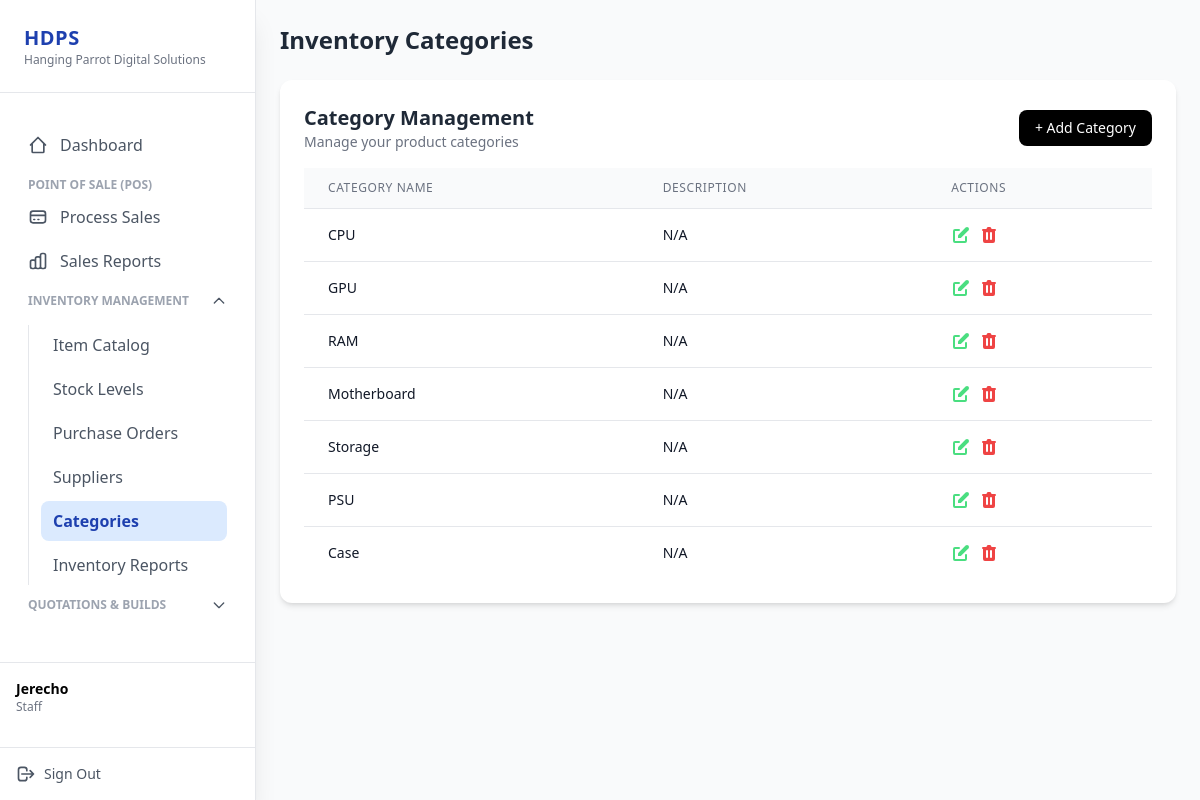
The app's page /categories.php (signed in) with its own data.
### tables this page shows
CREATE TABLE `categories` (
  `category_id` int(11) NOT NULL,
  `category_name` varchar(100) NOT NULL,
  `category_description` text NOT NULL,
  `created_at` timestamp NOT NULL DEFAULT current_timestamp(),
  `updated_at` timestamp NOT NULL DEFAULT current_timestamp() ON UPDATE current_timestamp()
);

### database/database.php (called while the page is built, shortened)
<?php
class Database
{
    private $serverName = ("mysql:host=localhost;dbname=computer_store");
    private $userName = ("root");
    private $userPass = ("");
    private $fetchDefault = array(PDO::ATTR_DEFAULT_FETCH_MODE => PDO::FETCH_ASSOC);
    public function conn()
    {
        try {
            $this->conn = new PDO($this->serverName, $this->userName, $this->userPass, $this->fetchDefault);
            return $this->conn;
        } catch (PDOException $e) {
            echo "Error : " . $e->getMessage();
            exit;
        }
    }
    public function select_categories()
    {
        $sql = $this->conn()->prepare("SELECT * FROM categories");
        $sql->execute();
        $categories = $sql->fetchAll();
        return $categories;
    }
}
$database = new Database();

### categories.php (the view, shortened to what this page needs)
<?php
include "database/database.php";
$database->create_category();
$database->update_category();
$database->delete_category();
$categories = $database->select_categories();
?>
<head>
    <script src="https://cdn.tailwindcss.com"></script>
</head>
<body class="flex bg-gray-50 min-h-screen">
    <?php include "sidebar.php"; ?>
    <main class="flex-1 ml-0 md:ml-64 p-6">
        <header class="mb-6">
            <h2 class="text-2xl font-bold text-gray-800">Inventory Categories</h2>
        </header>
        <section class="bg-white rounded-xl shadow-md p-6">
            <div class="flex items-center justify-between mb-4">
                <div>
                    <h3 class="text-xl font-bold text-gray-800">Category Management</h3>
                    <p class="text-sm text-gray-500">Manage your product categories</p>
                </div>
                <button id="openAddCategoryModal"
                    class="px-4 py-2 text-sm bg-black text-white rounded-lg hover:bg-gray-800">
                    + Add Category
                </button>
            </div>
            <div class="overflow-x-auto">
                <table class="min-w-full divide-y divide-gray-200">
                    <thead class="bg-gray-50">
                        <tr>
                            <th scope="col"
                                class="px-6 py-3 text-left text-xs font-medium text-gray-500 uppercase tracking-wider">
                                Category Name
                            </th>
                            <th scope="col"
                                class="px-6 py-3 text-left text-xs font-medium text-gray-500 uppercase tracking-wider">
                                Description
                            </th>
                            <th scope="col"
                                class="px-6 py-3 text-left text-xs font-medium text-gray-500 uppercase tracking-wider">
                                Actions
                            </th>
                        </tr>
                    </thead>
                    <tbody class="bg-white divide-y divide-gray-200">
                        <?php foreach ($categories as $cat): ?>
                            <tr>
                                <td class="px-6 py-4 whitespace-nowrap text-sm text-gray-900"><?= $cat['category_name'] ?>
                                </td>
                                <td class="px-6 py-4 whitespace-nowrap text-sm text-gray-900">
                                    <?= $cat['category_description'] ? htmlspecialchars($cat['category_description']) : "N/A"?>
                                </td>
                                <td class="px-6 py-4 whitespace-nowrap text-sm font-medium">
                                    <div class="flex space-x-2">
                                        <button class="text-green-400 hover:text-green-600 openEditCategoryModal"
                                            data-id="<?= $cat['category_id'] ?>"
                                            data-name="<?= htmlspecialchars($cat['category_name']) ?>"
                                            data-description="<?= htmlspecialchars($cat['category_description']) ?>">
                                        </button>
                                        <button class="text-red-500 hover:text-red-700 openDeleteCategoryModal"
                                            data-id="<?= $cat['category_id'] ?>"
                                            data-name="<?= htmlspecialchars($cat['category_name']) ?>"
                                            data-description="<?= htmlspecialchars($cat['category_description']) ?>">
                                        </button>
                                    </div>
                                </td>
                            </tr>
                        <?php endforeach; ?>
                    </tbody>
                </table>
            </div>
        </section>
    </main>
</body>

### records on screen
categories: category_name "CPU", category_description "N/A"
categories: category_name "GPU", category_description "N/A"
categories: category_name "RAM", category_description "N/A"
categories: category_name "Motherboard", category_description "N/A"
categories: category_name "Storage", category_description "N/A"
categories: category_name "PSU", category_description "N/A"
categories: category_name "Case", category_description "N/A"

### other values on screen
$label "Item Catalog"
$label "Stock Levels"
$label "Purchase Orders"
$label "Suppliers"
$label "Categories"
$label "Inventory Reports"
$username "Jerecho"
$role "Staff"
